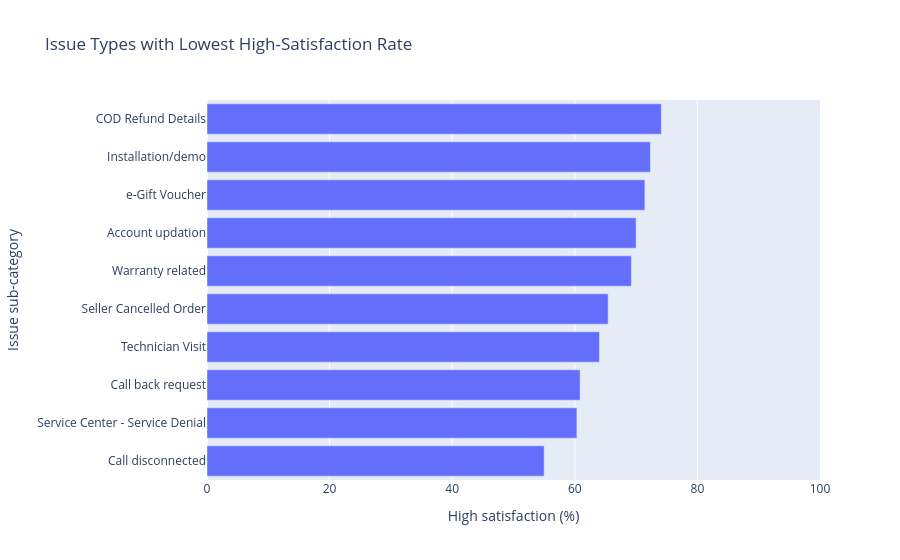

The code cell stored with this chart in its notebook:
### Markdown cell above
## Cell 13 — Issue sub-categories with low satisfaction rates
Only show issue groups with at least 30 records to avoid over-interpreting very small groups. Adjust the threshold if needed.

### Code cell
issue_summary = df.groupby("Sub-category", dropna=False).agg(
    Records=("Satisfaction", "size"),
    High_Satisfaction_Rate=("Satisfaction", lambda s: (s == "High").mean() * 100)
).reset_index()
issue_summary = issue_summary[issue_summary["Records"] >= 30].sort_values("High_Satisfaction_Rate").head(10)
issue_summary["Sub-category"] = issue_summary["Sub-category"].fillna("Unknown").astype(str)
display(issue_summary.round(2))

fig = px.bar(
    issue_summary, x="High_Satisfaction_Rate", y="Sub-category", orientation="h",
    hover_data=["Records"], title="Issue Types with Lowest High-Satisfaction Rate",
    labels={"High_Satisfaction_Rate":"High satisfaction (%)", "Sub-category":"Issue sub-category"}
)
fig.update_layout(xaxis_range=[0, 100])
fig.show()

### Figure 1 — Plotly figure (JSON) as saved in the notebook; plotly's stock layout.template omitted (floating-point values rounded to 4 significant figures)
{"data": [{"customdata": [[40], [58], [46], [378], [1059], [78], [150], [42], [4116], [85]], "hovertemplate": "High satisfaction (%)=%{x}<br>Issue sub-category=%{y}<br>Records=%{customdata[0]}<extra></extra>", "legendgroup": "", "marker": {"color": "#636efa", "pattern": {"shape": ""}}, "name": "", "orientation": "h", "showlegend": false, "textposition": "auto", "type": "bar", "x": [55.0, 60.34, 60.87, 64.02, 65.44, 69.23, 70.0, 71.43, 72.33, 74.12], "xaxis": "x", "y": ["Call disconnected", "Service Center - Service Denial", "Call back request", "Technician Visit", "Seller Cancelled Order", "Warranty related", "Account updation", "e-Gift Voucher", "Installation/demo", "COD Refund Details"], "yaxis": "y"}], "layout": {"barmode": "relative", "legend": {"tracegroupgap": 0}, "title": {"text": "Issue Types with Lowest High-Satisfaction Rate"}, "xaxis": {"anchor": "y", "domain": [0, 1], "range": [0, 100], "title": {"text": "High satisfaction (%)"}}, "yaxis": {"anchor": "x", "domain": [0, 1], "title": {"text": "Issue sub-category"}}}}
